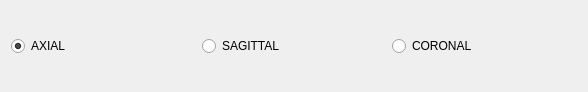
        <widget class="QWidget" name="page_pat_view_scan_tools_orientation">
         <property name="geometry">
          <rect>
           <x>0</x>
           <y>0</y>
           <width>588</width>
           <height>92</height>
          </rect>
         </property>
         <property name="styleSheet">
          <string notr="true"/>
         </property>
         <attribute name="label">
          <string>2D Orientation</string>
         </attribute>
         <layout class="QHBoxLayout" name="horizontalLayout_3">
          <item>
           <widget class="QRadioButton" name="radio_button_axial">
            <property name="text">
             <string>AXIAL</string>
            </property>
            <property name="checked">
             <bool>true</bool>
            </property>
            <attribute name="buttonGroup">
             <string notr="true">page_pat_view_scan_radio_group_orientation</string>
            </attribute>
           </widget>
          </item>
          <item>
           <widget class="QRadioButton" name="radio_button_sagittal">
            <property name="text">
             <string>SAGITTAL</string>
            </property>
            <attribute name="buttonGroup">
             <string notr="true">page_pat_view_scan_radio_group_orientation</string>
            </attribute>
           </widget>
          </item>
          <item>
           <widget class="QRadioButton" name="radio_button_coronal">
            <property name="text">
             <string>CORONAL</string>
            </property>
            <attribute name="buttonGroup">
             <string notr="true">page_pat_view_scan_radio_group_orientation</string>
            </attribute>
           </widget>
          </item>
         </layout>
        </widget>
